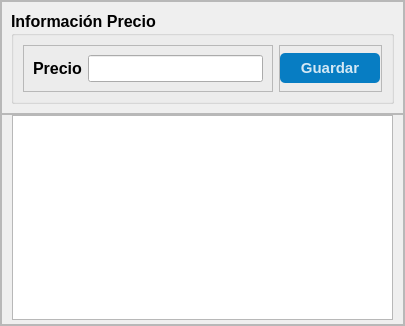
<?xml version="1.0" encoding="UTF-8"?>
<ui version="4.0">
 <class>Dialog</class>
 <widget class="QDialog" name="Dialog">
  <property name="geometry">
   <rect>
    <x>0</x>
    <y>0</y>
    <width>405</width>
    <height>326</height>
   </rect>
  </property>
  <property name="windowTitle">
   <string>Dialog</string>
  </property>
  <property name="windowIcon">
   <iconset resource="../recursos.qrc">
    <normaloff>:/iconos/dasboard/icon/icono.jpg</normaloff>:/iconos/dasboard/icon/icono.jpg</iconset>
  </property>
  <layout class="QVBoxLayout" name="verticalLayout_5">
   <property name="spacing">
    <number>0</number>
   </property>
   <property name="leftMargin">
    <number>0</number>
   </property>
   <property name="topMargin">
    <number>0</number>
   </property>
   <property name="rightMargin">
    <number>0</number>
   </property>
   <property name="bottomMargin">
    <number>0</number>
   </property>
   <item>
    <widget class="QFrame" name="frame">
     <property name="frameShape">
      <enum>QFrame::StyledPanel</enum>
     </property>
     <property name="frameShadow">
      <enum>QFrame::Raised</enum>
     </property>
     <layout class="QVBoxLayout" name="verticalLayout_4">
      <property name="spacing">
       <number>0</number>
      </property>
      <property name="leftMargin">
       <number>0</number>
      </property>
      <property name="topMargin">
       <number>0</number>
      </property>
      <property name="rightMargin">
       <number>0</number>
      </property>
      <property name="bottomMargin">
       <number>0</number>
      </property>
      <item>
       <widget class="QFrame" name="frame_2">
        <property name="frameShape">
         <enum>QFrame::StyledPanel</enum>
        </property>
        <property name="frameShadow">
         <enum>QFrame::Raised</enum>
        </property>
        <layout class="QVBoxLayout" name="verticalLayout_2">
         <item>
          <widget class="QGroupBox" name="groupBox">
           <property name="font">
            <font>
             <pointsize>12</pointsize>
             <bold>true</bold>
            </font>
           </property>
           <property name="title">
            <string>Información Precio</string>
           </property>
           <layout class="QHBoxLayout" name="horizontalLayout_2">
            <item>
             <widget class="QFrame" name="frame_4">
              <property name="maximumSize">
               <size>
                <width>250</width>
                <height>16777215</height>
               </size>
              </property>
              <property name="frameShape">
               <enum>QFrame::StyledPanel</enum>
              </property>
              <property name="frameShadow">
               <enum>QFrame::Raised</enum>
              </property>
              <layout class="QHBoxLayout" name="horizontalLayout">
               <item>
                <widget class="QLabel" name="label">
                 <property name="text">
                  <string>Precio</string>
                 </property>
                </widget>
               </item>
               <item>
                <widget class="QLineEdit" name="precio">
                 <property name="maximumSize">
                  <size>
                   <width>16777215</width>
                   <height>60</height>
                  </size>
                 </property>
                </widget>
               </item>
              </layout>
             </widget>
            </item>
            <item>
             <widget class="QFrame" name="frame_5">
              <property name="frameShape">
               <enum>QFrame::StyledPanel</enum>
              </property>
              <property name="frameShadow">
               <enum>QFrame::Raised</enum>
              </property>
              <layout class="QVBoxLayout" name="verticalLayout">
               <property name="spacing">
                <number>0</number>
               </property>
               <property name="leftMargin">
                <number>0</number>
               </property>
               <property name="topMargin">
                <number>0</number>
               </property>
               <property name="rightMargin">
                <number>0</number>
               </property>
               <property name="bottomMargin">
                <number>0</number>
               </property>
               <item>
                <widget class="QPushButton" name="btnGuardar">
                 <property name="maximumSize">
                  <size>
                   <width>100</width>
                   <height>30</height>
                  </size>
                 </property>
                 <property name="font">
                  <font>
                   <pointsize>11</pointsize>
                   <bold>true</bold>
                  </font>
                 </property>
                 <property name="styleSheet">
                  <string notr="true">QPushButton{

		background-color: rgb(7, 125, 195);
	color:rgba(255, 255, 255, 210);
	border-radius:5px;
}

QPushButton:hover{
		background-color: rgb(9, 164, 253);
}

QPushButton:pressed{
	padding-left:5px;
	padding-top:5px;
	background-color:rgba(150, 123, 111, 255);
}</string>
                 </property>
                 <property name="text">
                  <string>Guardar</string>
                 </property>
                </widget>
               </item>
              </layout>
             </widget>
            </item>
           </layout>
          </widget>
         </item>
        </layout>
       </widget>
      </item>
      <item>
       <widget class="QFrame" name="frame_3">
        <property name="frameShape">
         <enum>QFrame::StyledPanel</enum>
        </property>
        <property name="frameShadow">
         <enum>QFrame::Raised</enum>
        </property>
        <layout class="QVBoxLayout" name="verticalLayout_3">
         <property name="spacing">
          <number>0</number>
         </property>
         <property name="leftMargin">
          <number>10</number>
         </property>
         <property name="topMargin">
          <number>0</number>
         </property>
         <property name="rightMargin">
          <number>10</number>
         </property>
         <property name="bottomMargin">
          <number>4</number>
         </property>
         <item>
          <widget class="QTableWidget" name="tableWidget"/>
         </item>
        </layout>
       </widget>
      </item>
     </layout>
    </widget>
   </item>
  </layout>
 </widget>
 <tabstops>
  <tabstop>precio</tabstop>
  <tabstop>btnGuardar</tabstop>
  <tabstop>tableWidget</tabstop>
 </tabstops>
 <resources>
  <include location="../recursos.qrc"/>
 </resources>
 <connections/>
</ui>
